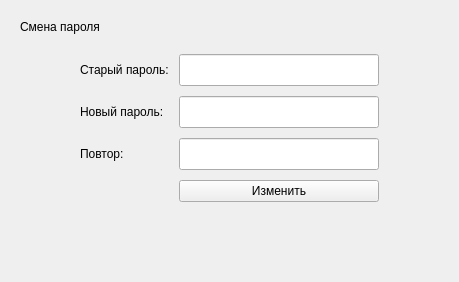
         <widget class="QWidget" name="pageSettings">
          <layout class="QVBoxLayout" name="verticalLayout_10">
           <property name="spacing">
            <number>10</number>
           </property>
           <property name="leftMargin">
            <number>20</number>
           </property>
           <property name="topMargin">
            <number>20</number>
           </property>
           <property name="rightMargin">
            <number>20</number>
           </property>
           <property name="bottomMargin">
            <number>20</number>
           </property>
           <item>
            <layout class="QVBoxLayout" name="verticalLayout_12">
             <property name="spacing">
              <number>0</number>
             </property>
             <item>
              <widget class="QLabel" name="labelSettings_2">
               <property name="text">
                <string>Смена пароля</string>
               </property>
               <property name="alignment">
                <set>Qt::AlignLeading|Qt::AlignLeft|Qt::AlignVCenter</set>
               </property>
              </widget>
             </item>
             <item>
              <widget class="QFrame" name="frameSettings_2">
               <property name="sizePolicy">
                <sizepolicy hsizetype="Preferred" vsizetype="Maximum">
                 <horstretch>0</horstretch>
                 <verstretch>0</verstretch>
                </sizepolicy>
               </property>
               <property name="frameShadow">
                <enum>QFrame::Raised</enum>
               </property>
               <layout class="QHBoxLayout" name="horizontalLayout_11">
                <property name="spacing">
                 <number>0</number>
                </property>
                <property name="leftMargin">
                 <number>20</number>
                </property>
                <property name="topMargin">
                 <number>20</number>
                </property>
                <property name="rightMargin">
                 <number>20</number>
                </property>
                <property name="bottomMargin">
                 <number>20</number>
                </property>
                <item>
                 <spacer name="horizontalSpacer_6">
                  <property name="orientation">
                   <enum>Qt::Horizontal</enum>
                  </property>
                  <property name="sizeHint" stdset="0">
                   <size>
                    <width>40</width>
                    <height>20</height>
                   </size>
                  </property>
                 </spacer>
                </item>
                <item>
                 <layout class="QGridLayout" name="gridLayout_3">
                  <property name="spacing">
                   <number>10</number>
                  </property>
                  <item row="0" column="0">
                   <widget class="QLabel" name="label_11">
                    <property name="text">
                     <string>Старый пароль:</string>
                    </property>
                   </widget>
                  </item>
                  <item row="1" column="0">
                   <widget class="QLabel" name="label_12">
                    <property name="text">
                     <string>Новый пароль:</string>
                    </property>
                   </widget>
                  </item>
                  <item row="0" column="1">
                   <widget class="QLineEdit" name="lineEdit_6">
                    <property name="minimumSize">
                     <size>
                      <width>200</width>
                      <height>32</height>
                     </size>
                    </property>
                   </widget>
                  </item>
                  <item row="1" column="1">
                   <widget class="QLineEdit" name="lineEdit_7">
                    <property name="minimumSize">
                     <size>
                      <width>200</width>
                      <height>32</height>
                     </size>
                    </property>
                   </widget>
                  </item>
                  <item row="2" column="1">
                   <widget class="QLineEdit" name="lineEdit_8">
                    <property name="minimumSize">
                     <size>
                      <width>200</width>
                      <height>32</height>
                     </size>
                    </property>
                   </widget>
                  </item>
                  <item row="3" column="1">
                   <widget class="QPushButton" name="pushButtonSettingsEditPassword">
                    <property name="text">
                     <string>Изменить</string>
                    </property>
                   </widget>
                  </item>
                  <item row="2" column="0">
                   <widget class="QLabel" name="label_13">
                    <property name="text">
                     <string>Повтор:</string>
                    </property>
                   </widget>
                  </item>
                 </layout>
                </item>
                <item>
                 <spacer name="horizontalSpacer_7">
                  <property name="orientation">
                   <enum>Qt::Horizontal</enum>
                  </property>
                  <property name="sizeHint" stdset="0">
                   <size>
                    <width>40</width>
                    <height>20</height>
                   </size>
                  </property>
                 </spacer>
                </item>
               </layout>
              </widget>
             </item>
            </layout>
           </item>
           <item>
            <spacer name="verticalSpacer_3">
             <property name="orientation">
              <enum>Qt::Vertical</enum>
             </property>
             <property name="sizeHint" stdset="0">
              <size>
               <width>20</width>
               <height>40</height>
              </size>
             </property>
            </spacer>
           </item>
          </layout>
         </widget>
